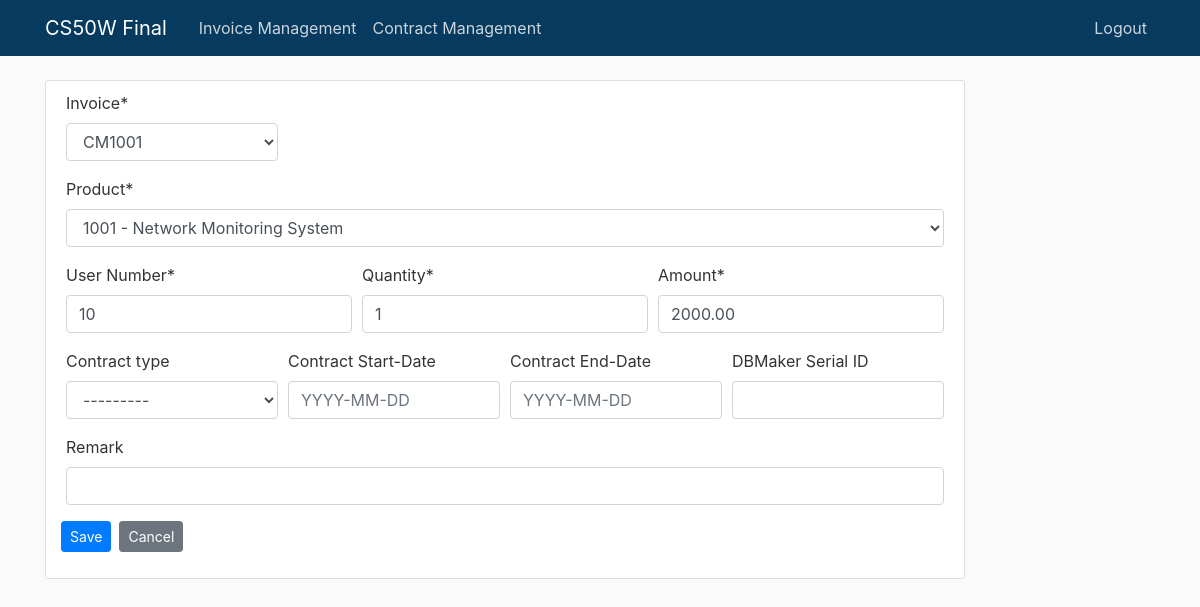
Screenshot of /invoice/order_update/1 (signed in) with the database file from the repository.
### invoice/models.py (models this page shows, shortened)
class Order(models.Model):
    product = models.ForeignKey(Product, on_delete=models.CASCADE)
    invoice = models.ForeignKey(Invoice, on_delete=models.CASCADE)
    quantity = models.IntegerField(default=1)
    amount = models.DecimalField(decimal_places=2, max_digits=7)
    user_num = models.IntegerField(null=True, blank=True)
    contract_type = models.ForeignKey(ContractType, null=True, blank=True, on_delete=models.SET_NULL)
    contract_start = models.DateField(null= True, blank=True)
    contract_end = models.DateField(null=True, blank=True)
    serial = models.CharField(max_length=10, null=True, blank=True)
    remark = models.CharField(max_length=100, null=True, blank=True)

### invoice/views.py (the view, shortened to what this page needs)
# urls.py: path('order_update/<int:pk>', OrderUpdateView.as_view(), name='inv-order-update'),
class OrderUpdateView(LoginRequiredMixin, UpdateView):
    model = Order
    fields = '__all__'
    def get_form_class(self):
        return OrderForm

### invoice/forms.py
class OrderForm(forms.ModelForm):
    user_num = forms.CharField(label="User Number")
    contract_start = forms.DateField(
        label="Contract Start-Date",
        widget=forms.TextInput(attrs={'placeholder': 'YYYY-MM-DD'}),
        required=False
    )
    contract_end = forms.DateField(
        label="Contract End-Date",
        widget=forms.TextInput(attrs={'placeholder': 'YYYY-MM-DD'}),
        required=False
    )
    serial = forms.CharField(
        label="DBMaker Serial ID",
        required=False
    )
    class Meta:
        model = Order
        fields = '__all__'

### invoice/models.py (called while the page is built)
    def __str__(self):
        return self.name

    def __str__(self):
        return self.invoice_num

    def __str__(self):
        return f"{self.id} - {self.name}"

### invoice/templates/invoice/order_form.html (shortened to what this page needs)
{% extends "erp/base.html" %}
{% load crispy_forms_tags %}
{% block content %}
<div class="content-section">
    <form method="POST">
        <div class="form-row">
            <div class="form-group col-md-3 mb-0">
                {{ form.invoice|as_crispy_field }}
            </div>
        </div>
        <div class="form-row">
            <div class="form-group col-md-12 mb-0">
                {{ form.product|as_crispy_field }}
            </div>
        </div>
        <div class="form-row">
            <div class="form-group col-md-4 mb-0">
                {{ form.user_num|as_crispy_field }}
            </div>
            <div class="form-group col-md-4 mb-0">
                {{ form.quantity|as_crispy_field }}
            </div>
            <div class="form-group col-md-4 mb-0">
                {{ form.amount|as_crispy_field }}
            </div>
        </div>
        <div class="form-row">
            <div class="form-group col-md-3 mb-0">
                {{ form.contract_type|as_crispy_field }}
            </div>
            <div class="form-group col-md-3 mb-0">
                {{ form.contract_start|as_crispy_field }}
            </div>
            <div class="form-group col-md-3 mb-0">
                {{ form.contract_end|as_crispy_field }}
            </div>
            <div class="form-group col-md-3 mb-0">
                {{ form.serial|as_crispy_field }}
            </div>
        </div>
        <div class="form-row">
            <div class="form-group col-md-12 mb-0">
                {{ form.remark|as_crispy_field }}
            </div>
        </div>
        <div class="form-row">
           <div class="form-group">
                <button class="btn btn-primary btn-sm" type="submit">Save</button>
            </div>
            <div class="pl-2">
                <a href="{% url 'inv-detail' form.invoice.value %}" class="btn btn-secondary btn-sm">Cancel</a>
            </div>
        </div>
    </form>
</div>
{% endblock %}

### erp/static/erp/main.css (style rules this page uses)
body { background: #fafafa; color: #333333; margin-top: 5rem; }
.content-section { background: #ffffff; padding: 10px 20px; border: 1px solid #dddddd; border-radius: 3px; margin-bottom: 20px; }

### rows the page displays
Order: invoice "CM1001", product "1001 - Network Monitoring System", user_num "10", quantity "1", amount "2000.00", contract_type "---------"
